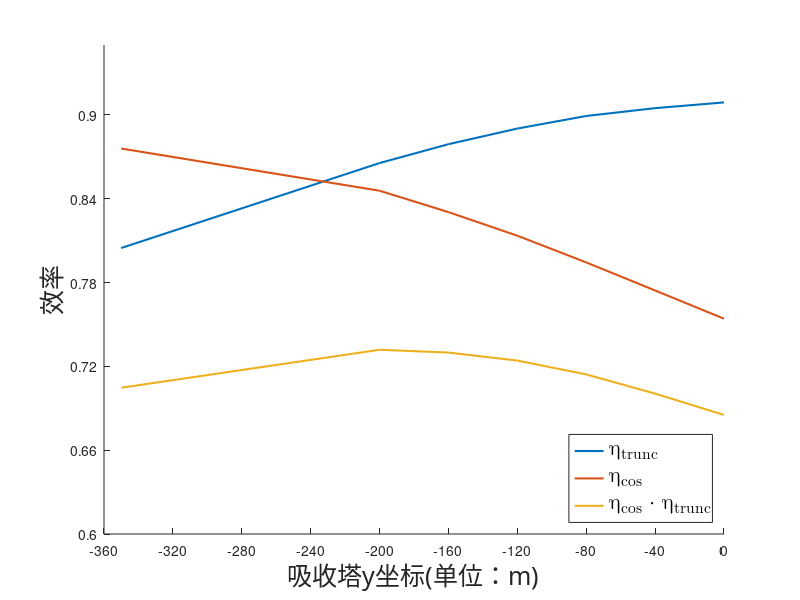

Reproduce this figure in MATLAB.
COSAVER=[0.7541 0.7743 0.7944 0.8135 0.8304 0.8457 0.8759];
TRUNCAVER=[0.9089 0.9048 0.8992 0.8902 0.8790 0.8655 0.8047];
X=[0 -40 -80 -120 -160 -200 -350];
NNAVER=[0.685209846 0.700476038 0.714220911 0.724138039 0.729860381 0.731870433 0.704687567];
hold on;
plot(X,TRUNCAVER,'-','LineWidth',1.5); %线性，颜色，标记
plot(X,COSAVER,'-','LineWidth',1.5);
plot(X,NNAVER,'-','LineWidth',1.5);
axis([-360,0,0.6,0.95])  %确定x轴与y轴框图大小
set(gca,'XTick',-360:40:0);
set(gca,'YTick',0.6:0.06:0.95);
legend('\eta_{trunc}','\eta_{cos}','\eta_{cos} \cdot \eta_{trunc}','FontSize',16,'FontName','Cambria Math','Location','southeast');   %右上角标注
xlabel('吸收塔y坐标(单位：m)','FontSize',18,'FontName','宋体') ; %x轴坐标描述
ylabel('效率','FontSize',18,'FontName','宋体'); %y轴坐标描述